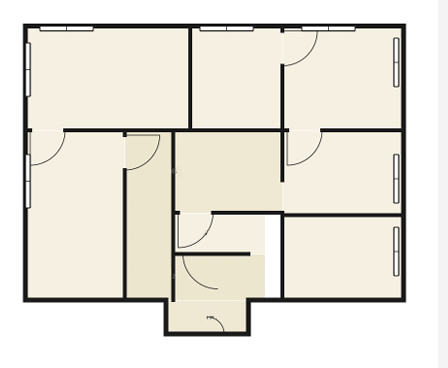
#> input picture backend/test/F2.png, 448 x 368 px
$ python turtle_test.py
#> lines starting #> are read from the running program, lines starting #| are printed output that depends on the picture; after the words box and inside, x2 and y2 are one past the last pixel; in counts of white or black regions, pixels touching at a corner belong together
import cv2
import numpy as np
import json

def get_wall_json(image_path):
#> called with image_path = 'test/F2.png'
    img = cv2.imread(image_path)
#> img is the input picture: shape (368, 448, 3); mean B, G, R 218.7, 228.2, 231.2
    if img is None:
        return {"error": "File not found"}

    h, w = img.shape[:2]
#> h = 368; w = 448
    gray = cv2.cvtColor(img, cv2.COLOR_BGR2GRAY)
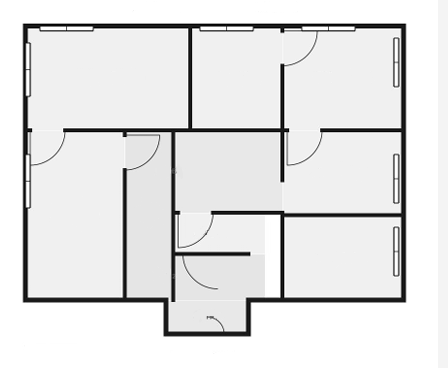
#> gray: shape (368, 448); min 0, max 255, mean 228.1

    # 1. THRESHOLD & CLEAN
    _, mask = cv2.threshold(gray, 180, 255, cv2.THRESH_BINARY_INV)
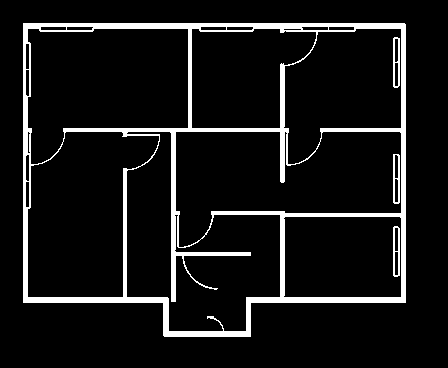
#> mask: shape (368, 448); 8.6% white; 4 white regions, box (x1, y1, x2, y2) and area: (23, 23, 406, 337) 13567, (393, 37, 400, 88) 213, (393, 226, 400, 277) 212, (393, 154, 400, 204) 211
    num_labels, labels, stats, _ = cv2.connectedComponentsWithStats(mask, connectivity=8)
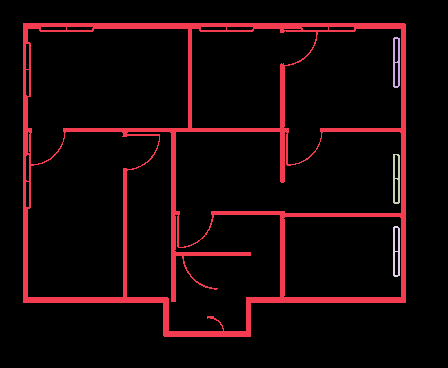
#> labels: shape (368, 448) int32; 5 distinct labels, from 0 to 4; one colour per label, 0 black
#> num_labels = 5; stats = [[0, 0, 448, 368, 150661], [23, 23, 383, 314, 13567], [393, 37, 7, 51, 213], [393, 154, 7, 50, 211], [393, 226, 7, 51, 212]]
    clean_mask = np.zeros_like(mask)
    for i in range(1, num_labels):
        if stats[i, cv2.CC_STAT_AREA] > 100:
            clean_mask[labels == i] = 255

    # 2. SKELETONIZE (Find the center line)
    skeleton = cv2.ximgproc.thinning(clean_mask) if hasattr(cv2, 'ximgproc') else clean_mask
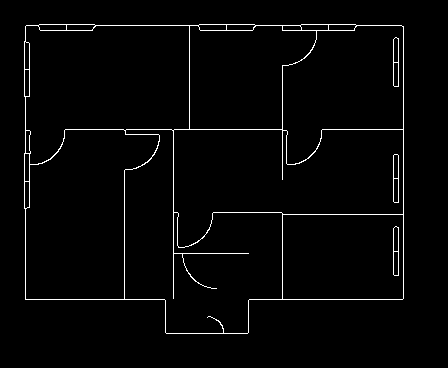
#> skeleton: shape (368, 448); 2.3% white in thin lines or dots, all inside (x1, y1, x2, y2) = (24, 24, 404, 334)

    # 3. DETECT LINES
    lines = cv2.HoughLinesP(skeleton, 1, np.pi/180, threshold=20,
                            minLineLength=20, maxLineGap=15)
#> lines = 45 rows, first 6: [65, 129, 282, 129], [25, 299, 164, 299], [282, 299, 282, 213], [403, 298, 403, 26], [95, 25, 198, 25], [282, 30, 354, 30]

    if lines is None:
        return {"project_name": "Empty Plan", "walls": []}

    raw_lines = [l[0] for l in lines]
#> raw_lines = 45 items, first 6: [65, 129, 282, 129], [25, 299, 164, 299], [282, 299, 282, 213], [403, 298, 403, 26], [95, 25, 198, 25], [282, 30, 354, 30]
    master_walls = []

    # 4. SNAP & MERGE (Remove double lines and segments)
    while len(raw_lines) > 0:
        l1 = raw_lines.pop(0)
        x1, y1, x2, y2 = l1
        is_h = abs(y1 - y2) < abs(x1 - x2)

        # Snap to 90 degrees
        if is_h: y2 = y1
        else: x2 = x1

        merged = False
        for i in range(len(master_walls)):
            mx1, my1, mx2, my2 = master_walls[i]
            m_is_h = abs(my1 - my2) < abs(mx1 - mx2)

            if is_h == m_is_h:
                dist = abs(y1 - my1) if is_h else abs(x1 - mx1)
                # If on same track and overlapping/near
                if dist < 12:
                    if is_h:
                        if max(x1, x2) >= min(mx1, mx2) - 25 and min(x1, x2) <= max(mx1, mx2) + 25:
                            master_walls[i] = [min(x1, x2, mx1, mx2), my1, max(x1, x2, mx1, mx2), my1]
                            merged = True; break
                    else:
                        if max(y1, y2) >= min(my1, my2) - 25 and min(y1, y2) <= max(my1, my2) + 25:
                            master_walls[i] = [mx1, min(y1, y2, my1, my2), mx1, max(y1, y2, my1, my2)]
                            merged = True; break
        if not merged:
            master_walls.append([x1, y1, x2, y2])
#> this loop made 45 passes
#> (l1, x1, y1, is_h) on passes 16, 18, 27, 30, 31, 35, 36, 37, 43, 44, 45: ([24, 41, 26, 153], 24, 41, False), ([254, 26, 300, 25], 254, 26, True), ([24, 208, 25, 181], 24, 208, False), ([24, 174, 26, 130], 24, 174, False), ([25, 29, 92, 30], 25, 29, True), ([28, 42, 29, 96], 28, 42, False), ([328, 25, 355, 24], 328, 25, True), ([285, 130, 287, 164], 285, 130, False), ([202, 30, 226, 29], 202, 30, True), ([25, 26, 55, 24], 25, 26, True), ([183, 261, 195, 281], 183, 261, False)
#> after the loop, master_walls = 17 items, first 6: [65, 129, 282, 129], [25, 299, 164, 299], [282, 299, 282, 213], [403, 26, 403, 298], [25, 25, 300, 25], [282, 30, 396, 30]

    # 5. CONVERT TO DICTIONARY FORMAT
    wall_data = []
    for idx, wall in enumerate(master_walls):
        x1, y1, x2, y2 = wall
        wall_type = "horizontal" if abs(y1 - y2) < abs(x1 - x2) else "vertical"

        wall_data.append({
            "id": f"wall_{idx + 1}",
            "type": wall_type,
            "start": {"x": int(x1), "y": int(y1)},
            "end": {"x": int(x2), "y": int(y2)},
            "length": int(np.sqrt((x1-x2)**2 + (y1-y2)**2))
        })
#> this loop made 17 passes
#> (x1, y1, x2, y2, wall_type) on passes 1 to 12: (65, 129, 282, 129, 'horizontal'), (25, 299, 164, 299, 'horizontal'), (282, 299, 282, 213, 'vertical'), (403, 26, 403, 298, 'vertical'), (25, 25, 300, 25, 'horizontal'), (282, 30, 396, 30, 'horizontal'), (25, 41, 25, 298, 'vertical'), (173, 130, 173, 332, 'vertical'), (124, 298, 124, 170, 'vertical'), (189, 128, 189, 26, 'vertical'), (213, 214, 402, 214, 'horizontal'), (249, 299, 384, 299, 'horizontal')
#> after the loop, wall_data = 17 items

    # FINAL STRUCTURE
    floorplan_json = {
        "project_info": {
            "name": "Floor Plan Extraction",
            "image_size": {"width": w, "height": h}
        },
        "walls": wall_data
    }

    return floorplan_json

# --- RUN AND SAVE ---
if __name__ == '__main__':
    output_dict = get_wall_json('test/F2.png')
#> output_dict = 2 items
    json_string = json.dumps(output_dict, indent=4)
    print(json_string)
#> (printed output is left out)

$ run again, with backend/test/F1.png copied over backend/test/F2.png
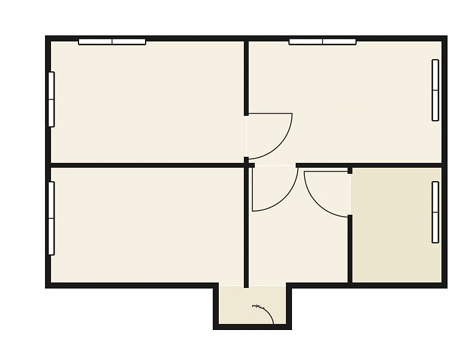
#> input picture backend/test/F1.png, 474 x 339 px
#> in get_wall_json, img is the input picture: shape (339, 474, 3); mean B, G, R 219.4, 228.4, 231.3
#> mask: shape (339, 474); 8.2% white; 3 white regions, box (x1, y1, x2, y2) and area: (45, 35, 448, 330) 12676, (431, 181, 440, 244) 269, (431, 59, 439, 122) 266
#> in get_wall_json, `num_labels, labels, stats, _ = cv2.connectedComponentsWithStats(mask, ..`:
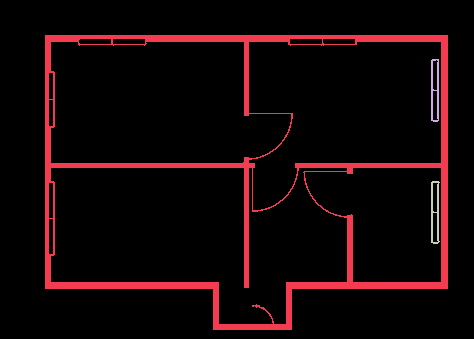
#> labels: shape (339, 474) int32; 4 distinct labels, from 0 to 3; one colour per label, 0 black
#> num_labels = 4; stats = [[0, 0, 474, 339, 147475], [45, 35, 403, 295, 12676], [431, 59, 8, 63, 266], [431, 181, 9, 63, 269]]
#> in get_wall_json, `skeleton = cv2.ximgproc.thinning(clean_mask) if hasattr(cv2, 'ximgproc..`:
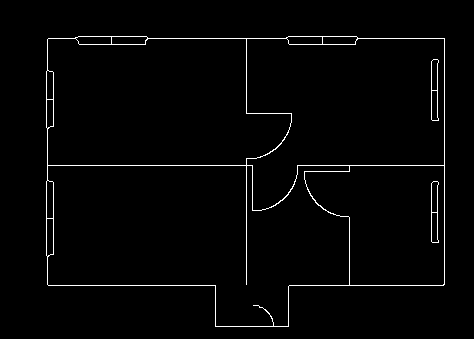
#> skeleton: shape (339, 474); 1.9% white in thin lines or dots, all inside (x1, y1, x2, y2) = (46, 36, 445, 327)
#> lines = 43 rows, first 6: [297, 165, 444, 165], [48, 285, 215, 285], [357, 38, 444, 38], [444, 284, 444, 39], [288, 36, 356, 36], [47, 70, 47, 39]
#> raw_lines = 43 items, first 6: [297, 165, 444, 165], [48, 285, 215, 285], [357, 38, 444, 38], [444, 284, 444, 39], [288, 36, 356, 36], [47, 70, 47, 39]
#> the loop in get_wall_json, `while len(raw_lines) > 0:` made 43 passes
#> (l1, x1, y1, is_h) on passes 11, 13, 17, 20, 23, 29, 30, 33: ([322, 43, 354, 44], 322, 43, True), ([46, 231, 47, 128], 46, 231, False), ([48, 38, 77, 37], 48, 38, True), ([52, 126, 53, 82], 52, 126, False), ([147, 37, 196, 38], 147, 37, True), ([431, 241, 432, 212], 431, 241, False), ([288, 43, 325, 44], 288, 43, True), ([431, 202, 432, 182], 431, 202, False)
#> after the loop in get_wall_json, `while len(raw_lines) > 0:`: master_walls = 21 items, first 6: [297, 165, 444, 165], [48, 285, 215, 285], [254, 38, 444, 38], [444, 39, 444, 284], [47, 39, 47, 279], [53, 254, 53, 182]
#> the loop in get_wall_json, `for idx, wall in enumerate(master_walls):` made 21 passes
#> after the loop in get_wall_json, `for idx, wall in enumerate(master_walls):`: wall_data = 21 items
#> output_dict = 2 items
#> (printed output is left out)

$ run again, with backend/test/F3.png copied over backend/test/F2.png
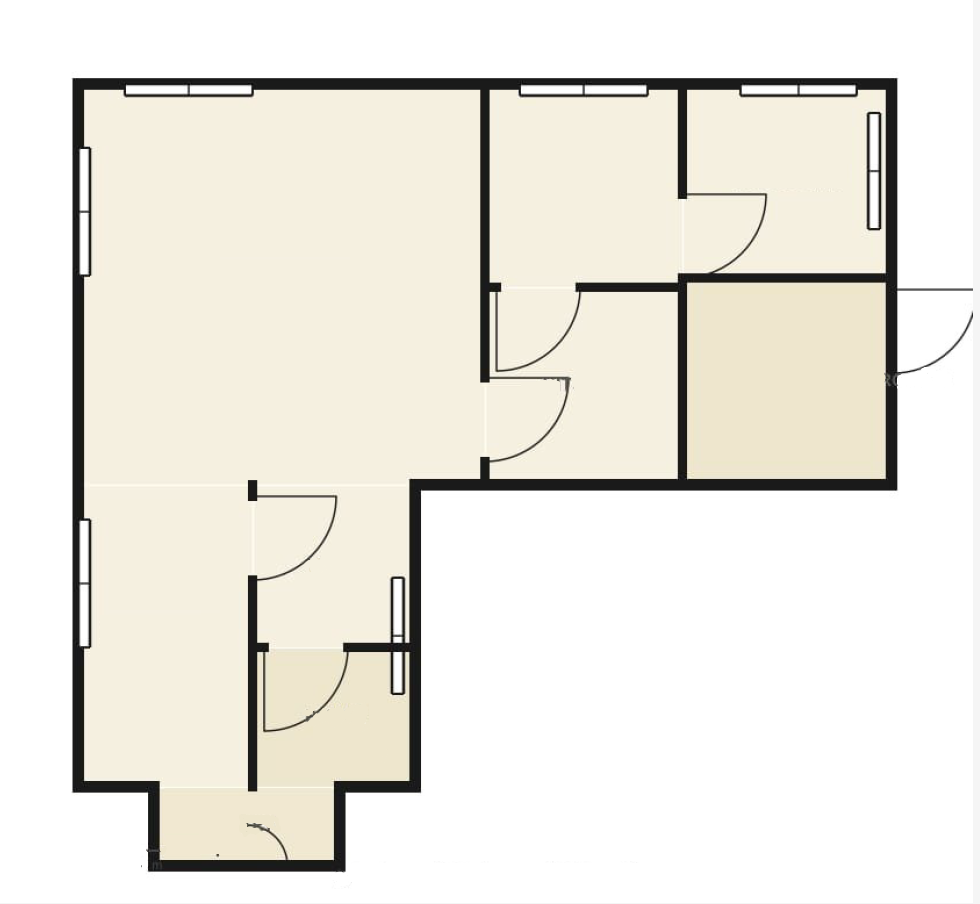
#> input picture backend/test/F3.png, 980 x 904 px
#> in get_wall_json, img is the input picture: shape (904, 980, 3); mean B, G, R 226, 234, 236.5
#> mask: shape (904, 980); 6.3% white; 4 white regions (2 under 20 px), largest, box (x1, y1, x2, y2) and area: (72, 78, 973, 872) 54619, (866, 112, 882, 231) 893
#> in get_wall_json, `num_labels, labels, stats, _ = cv2.connectedComponentsWithStats(mask, ..`:
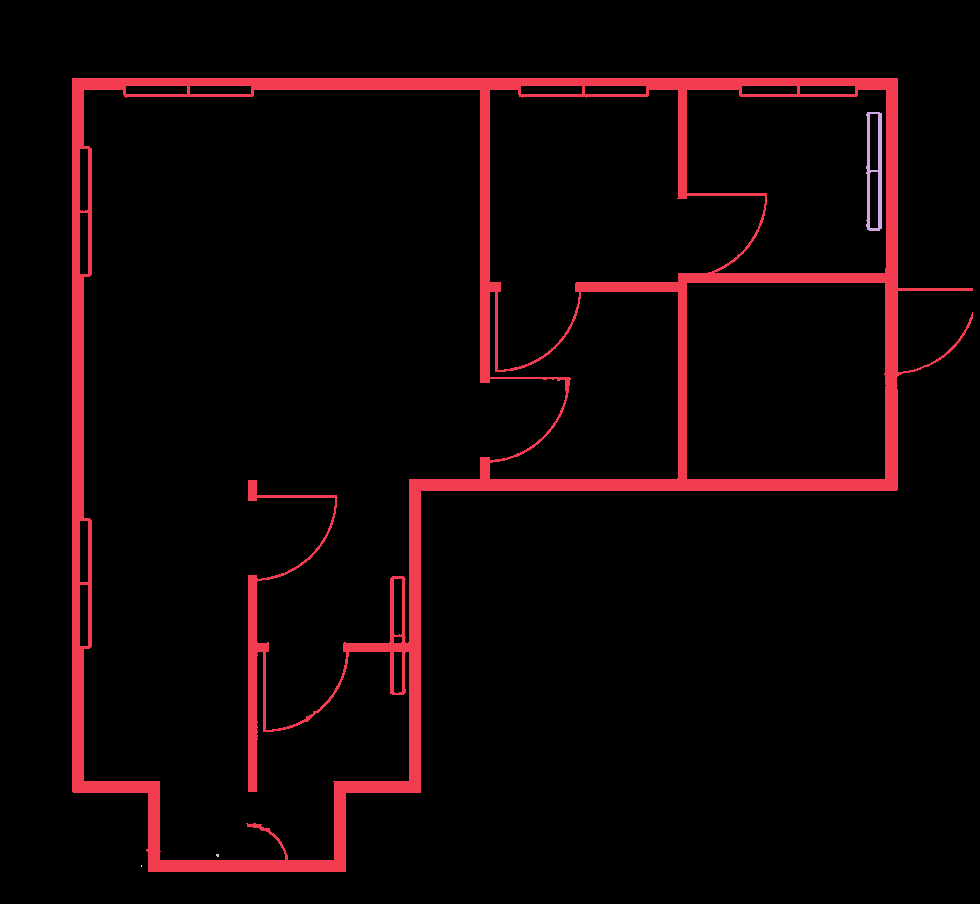
#> labels: shape (904, 980) int32; 5 distinct labels, from 0 to 4; one colour per label, 0 black
#> num_labels = 5; stats = [[0, 0, 980, 904, 830398], [72, 78, 901, 794, 54619], [866, 112, 16, 119, 893], [216, 854, 3, 3, 8], [141, 865, 1, 2, 2]]
#> in get_wall_json, `skeleton = cv2.ximgproc.thinning(clean_mask) if hasattr(cv2, 'ximgproc..`:
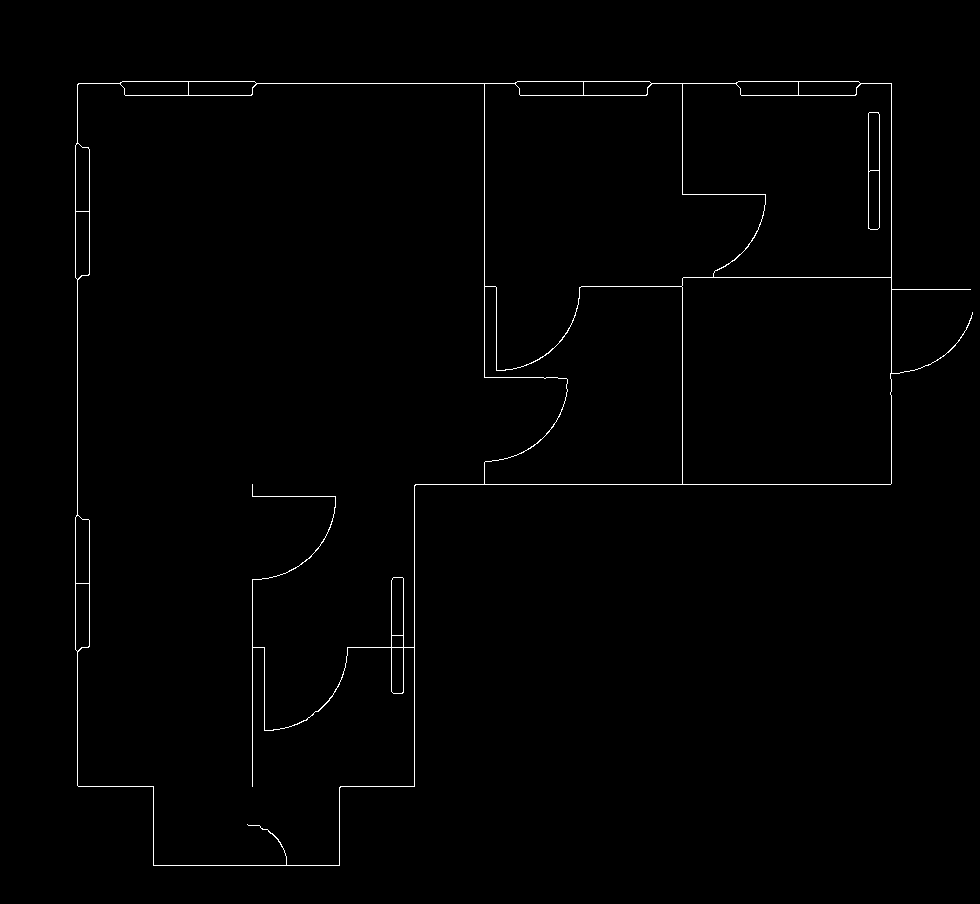
#> skeleton: shape (904, 980); 0.81% white in thin lines or dots, all inside (x1, y1, x2, y2) = (75, 81, 973, 866)
#> lines = 75 rows, first 6: [77, 143, 77, 84], [415, 484, 890, 484], [520, 95, 646, 95], [891, 483, 891, 83], [738, 81, 858, 81], [484, 377, 484, 83]
#> raw_lines = 75 items, first 6: [77, 143, 77, 84], [415, 484, 890, 484], [520, 95, 646, 95], [891, 483, 891, 83], [738, 81, 858, 81], [484, 377, 484, 83]
#> the loop in get_wall_json, `while len(raw_lines) > 0:` made 75 passes
#> (l1, x1, y1, is_h) on passes 13, 33, 46, 48, 49, 52, 58, 59: ([77, 727, 78, 786], 77, 727, False), ([788, 95, 856, 94], 788, 95, True), ([120, 82, 179, 81], 120, 82, True), ([88, 583, 89, 646], 88, 583, False), ([75, 625, 77, 681], 75, 625, False), ([77, 316, 78, 278], 77, 316, False), ([713, 274, 739, 255], 713, 274, True), ([641, 81, 682, 85], 641, 81, True)
#> after the loop in get_wall_json, `while len(raw_lines) > 0:`: master_walls = 47 items, first 6: [77, 84, 77, 316], [415, 484, 890, 484], [520, 95, 646, 95], [891, 483, 891, 83], [696, 81, 890, 81], [484, 377, 484, 83]
#> the loop in get_wall_json, `for idx, wall in enumerate(master_walls):` made 47 passes
#> (printed output is left out)
